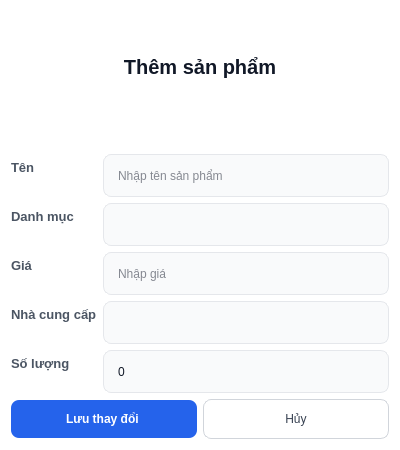
<?xml version="1.0" encoding="UTF-8"?>
<ui version="4.0">
 <class>Dialog</class>
 <widget class="QDialog" name="Dialog">
  <property name="geometry">
   <rect>
    <x>0</x>
    <y>0</y>
    <width>400</width>
    <height>450</height>
   </rect>
  </property>
  <property name="windowTitle">
   <string>Dialog</string>
  </property>
  <property name="styleSheet">
   <string notr="true">/* 1. Tổng thể Cửa sổ Dialog  */
QDialog {
    background-color: #ffffff;
    font-family: &quot;Inter&quot;, &quot;Segoe UI&quot;, sans-serif;
}

/* 2. Tiêu đề chính (Thêm sản phẩm)  */
QLabel#lblTitleThemSP {
    font-size: 20px;
    font-weight: 700;
    color: #111827;
    padding-bottom: 10px;
    margin-bottom: 15px;
}

/* 3. Nhãn thuộc tính trong Form [cite: 47, 48, 49] */
QLabel#lblTenSP, QLabel#lblDanhMuc, QLabel#lblGia, 
QLabel#lblNCC, QLabel#lblSoLuong {
    font-size: 13px;
    font-weight: 600;
    color: #4b5563;
}

/* 4. Các ô nhập liệu (Inputs, ComboBox, SpinBox) [cite: 49, 50] */
QLineEdit, QComboBox, QSpinBox {
    background-color: #f9fafb;
    border: 1px solid #e5e7eb;
    border-radius: 8px;
    padding: 8px 12px;
    color: #111827;
    min-height: 25px;
}

/* Hiệu ứng khi người dùng tương tác */
QLineEdit:focus, QComboBox:focus, QSpinBox:focus {
    border: 2px solid #2563eb;
    background-color: #ffffff;
}

/* 5. Nút bấm chức năng [cite: 50, 51] */

/* Nút LƯU (Primary Button) [cite: 51] */
QPushButton#btnLuu {
    background-color: #2563eb;
    color: #ffffff;
    font-weight: 700;
    border-radius: 8px;
    padding: 12px 24px;
    min-width: 120px;
}

QPushButton#btnLuu:hover {
    background-color: #1d4ed8;
}

/* Nút HỦY (Secondary Button) [cite: 51] */
QPushButton#btnHuy {
    background-color: #ffffff;
    color: #374151;
    border: 1px solid #d1d5db;
    border-radius: 8px;
    padding: 12px 24px;
}

QPushButton#btnHuy:hover {
    background-color: #f3f4f6;
}

/* 6. Tùy chỉnh mũi tên cho ComboBox &amp; SpinBox */
QComboBox::drop-down, QSpinBox::up-button, QSpinBox::down-button {
    border: none;
    background: transparent;
}</string>
  </property>
  <layout class="QVBoxLayout" name="verticalLayout">
   <item>
    <widget class="QLabel" name="lblTitleThemSP">
     <property name="text">
      <string>Thêm sản phẩm</string>
     </property>
     <property name="alignment">
      <set>Qt::AlignCenter</set>
     </property>
    </widget>
   </item>
   <item>
    <layout class="QFormLayout" name="formLayout">
     <item row="0" column="0">
      <widget class="QLabel" name="lblTenSP">
       <property name="text">
        <string>Tên</string>
       </property>
      </widget>
     </item>
     <item row="1" column="0">
      <widget class="QLabel" name="lblDanhMuc">
       <property name="text">
        <string>Danh mục</string>
       </property>
      </widget>
     </item>
     <item row="2" column="0">
      <widget class="QLabel" name="lblGia">
       <property name="text">
        <string>Giá</string>
       </property>
      </widget>
     </item>
     <item row="3" column="0">
      <widget class="QLabel" name="lblNCC">
       <property name="text">
        <string>Nhà cung cấp</string>
       </property>
      </widget>
     </item>
     <item row="4" column="0">
      <widget class="QLabel" name="lblSoLuong">
       <property name="text">
        <string>Số lượng</string>
       </property>
      </widget>
     </item>
     <item row="0" column="1">
      <widget class="QLineEdit" name="txtTenSP">
       <property name="placeholderText">
        <string>Nhập tên sản phẩm</string>
       </property>
      </widget>
     </item>
     <item row="1" column="1">
      <widget class="QComboBox" name="cbDanhMuc"/>
     </item>
     <item row="2" column="1">
      <widget class="QLineEdit" name="txtGia">
       <property name="placeholderText">
        <string>Nhập giá</string>
       </property>
      </widget>
     </item>
     <item row="3" column="1">
      <widget class="QComboBox" name="cbNCC"/>
     </item>
     <item row="4" column="1">
      <widget class="QSpinBox" name="spnSoLuong"/>
     </item>
    </layout>
   </item>
   <item>
    <layout class="QHBoxLayout" name="horizontalLayout">
     <item>
      <widget class="QPushButton" name="btnLuu">
       <property name="text">
        <string>Lưu thay đổi </string>
       </property>
      </widget>
     </item>
     <item>
      <widget class="QPushButton" name="btnHuy">
       <property name="text">
        <string>Hủy</string>
       </property>
      </widget>
     </item>
    </layout>
   </item>
  </layout>
 </widget>
 <resources/>
 <connections/>
</ui>
